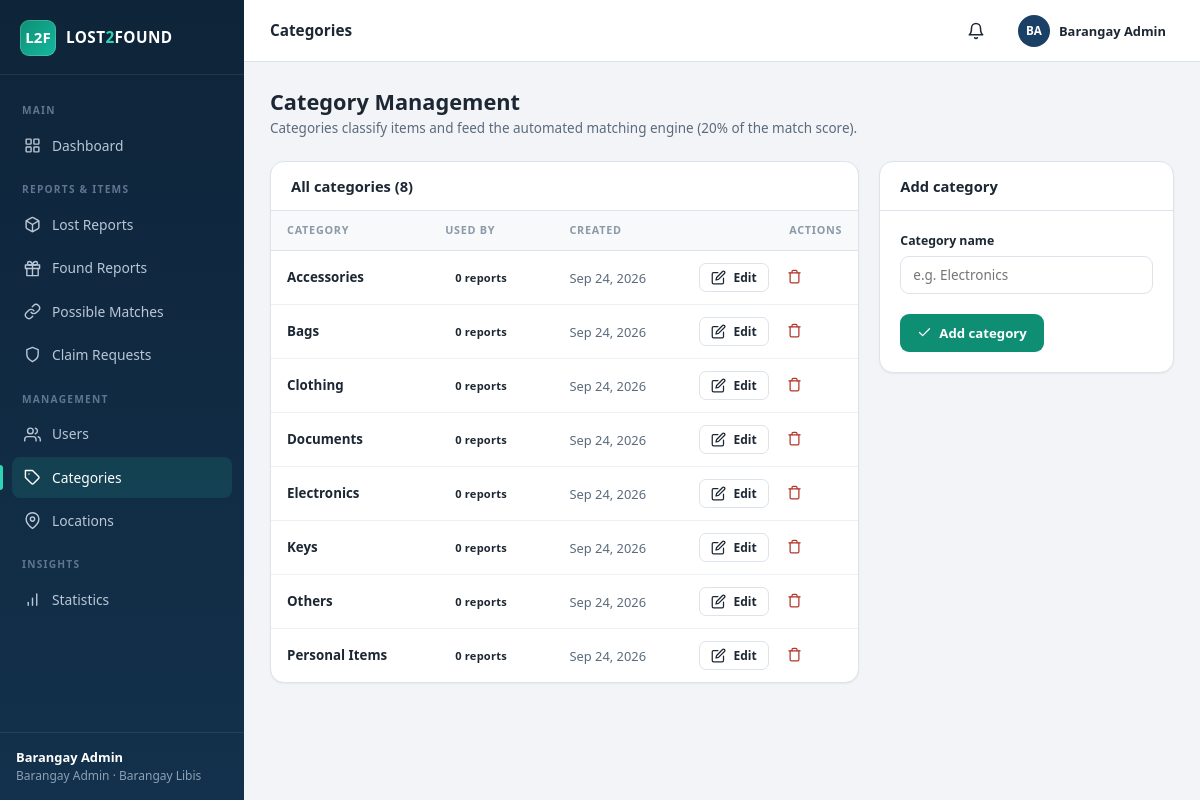
Screenshot of /admin/categories.php (signed in) with the database file from the repository.
### tables this page shows
CREATE TABLE IF NOT EXISTS categories (
  id            INT AUTO_INCREMENT PRIMARY KEY,
  category_name VARCHAR(80) NOT NULL UNIQUE,
  created_at    TIMESTAMP DEFAULT CURRENT_TIMESTAMP
);

### config/db.php (called while the page is built, shortened)
<?php
function get_db(): PDO {
    static $pdo = null;
    if ($pdo === null) {
        $dsn = 'mysql:host=' . DB_HOST . ';dbname=' . DB_NAME . ';charset=utf8mb4';
        try {
            $pdo = new PDO($dsn, DB_USER, DB_PASS, [
                PDO::ATTR_ERRMODE            => PDO::ERRMODE_EXCEPTION,
                PDO::ATTR_DEFAULT_FETCH_MODE => PDO::FETCH_ASSOC,
                PDO::ATTR_EMULATE_PREPARES   => false,
            ]);
        } catch (PDOException $e) {
            http_response_code(500);
            echo '<div style="font-family:Segoe UI,Arial,sans-serif;max-width:640px;margin:60px auto;padding:24px;border:1px solid #e5e9ef;border-radius:12px">'
               . '<h2 style="margin:0 0 8px;color:#b3261e">Database connection failed</h2>'
               . '<p style="color:#555">' . htmlspecialchars($e->getMessage()) . '</p>'
               . '<p style="color:#555">Make sure MySQL is running in XAMPP, then import the file '
               . '<strong>database/lost2found.sql</strong> via phpMyAdmin '
               . '(<a href="http://localhost/phpmyadmin"><strong>localhost/phpmyadmin</strong></a>).</p>'
               . '</div>';
            exit;
        }
    }
    return $pdo;
}

### admin/categories.php (the view, shortened to what this page needs)
<?php
require_once __DIR__ . '/../config/config.php';
$db = get_db();
$editCat = null;
$categories = $db->query(
    "SELECT c.*,
        (SELECT COUNT(*) FROM lost_items  l WHERE l.category_id = c.id)
      + (SELECT COUNT(*) FROM found_items f WHERE f.category_id = c.id) AS usage_count
     FROM categories c
     ORDER BY c.category_name"
)->fetchAll();
$title  = 'Categories';
$active = 'categories';
require __DIR__ . '/../includes/header.php';
?>
<div class="page-head">
  <div>
    <h1>Category Management</h1>
    <p>Categories classify items and feed the automated matching engine (20% of the match score).</p>
  </div>
</div>
<div class="grid-2-1">
  <div class="card">
    <div class="card-head"><h3>All categories (<?= count($categories) ?>)</h3></div>
    <div class="table-wrap">
      <table>
        <thead><tr><th>Category</th><th>Used by</th><th>Created</th><th class="td-actions">Actions</th></tr></thead>
        <tbody>
        <?php foreach ($categories as $c): ?>
          <tr>
            <td><strong><?= e($c['category_name']) ?></strong></td>
            <td><span class="badge badge-plain badge-plain"><?= (int)$c['usage_count'] ?> report<?= (int)$c['usage_count'] === 1 ? '' : 's' ?></span></td>
            <td class="muted small"><?= fmt_date($c['created_at']) ?></td>
            <td class="td-actions">
              <div class="actions">
                <a class="btn btn-outline btn-sm" href="<?= base_url('admin/categories.php?edit=' . (int)$c['id']) ?>">
                  <?= icon('edit', 'i i-sm') ?> Edit
                </a>
                <form method="post">
                  <button class="btn btn-ghost btn-sm" style="color:var(--danger)"
                          data-confirm="Delete category <?= e($c['category_name']) ?>? It cannot be deleted while item reports still use it.">
                    <?= icon('trash', 'i i-sm') ?>
                  </button>
                </form>
              </div>
            </td>
          </tr>
        <?php endforeach; ?>
        </tbody>
      </table>
    </div>
  </div>
  <div class="card">
    <div class="card-head"><h3><?= $editCat ? 'Edit category' : 'Add category' ?></h3></div>
    <div class="card-body">
      <form method="post" novalidate>
        <div class="field">
          <label for="category_name">Category name</label>
          <input class="input" id="category_name" name="category_name" maxlength="80"
                 value="<?= e($editCat['category_name'] ?? '') ?>" placeholder="e.g. Electronics" required>
        </div>
        <div class="flex mt-3">
          <button class="btn btn-teal" type="submit"><?= icon('check', 'i i-sm') ?> <?= $editCat ? 'Save changes' : 'Add category' ?></button>
        </div>
      </form>
    </div>
  </div>
</div>
<?php require __DIR__ . '/../includes/footer.php'; ?>

### includes/header.php (shortened to what this page needs)
<?php
require_once __DIR__ . '/../config/config.php';
$u       = current_user();
$isAdmin = is_admin();
$u['full_name'] = $u['full_name'] ?? 'User';
$db      = get_db();
if ($isAdmin) {
    $pendingMatches = (int)$db->query("SELECT COUNT(*) FROM matches WHERE status = 'pending'")->fetchColumn();
    $pendingClaims  = (int)$db->query("SELECT COUNT(*) FROM claim_requests WHERE status = 'pending'")->fetchColumn();
    $pendingUsers   = (int)$db->query("SELECT COUNT(*) FROM users WHERE status = 'pending'")->fetchColumn();
    $myMatches      = 0;
}
$navSections = $isAdmin ? [
    ['Main', [
        ['dashboard', 'admin/dashboard.php', 'dashboard', 'Dashboard', 0],
    ]],
    ['Reports & Items', [
        ['lost',    'admin/lost_items.php',  'box',    'Lost Reports',     0],
        ['found',   'admin/found_items.php', 'gift',   'Found Reports',    0],
        ['matches', 'admin/matches.php',     'link',   'Possible Matches', $pendingMatches],
        ['claims',  'admin/claims.php',      'shield', 'Claim Requests',   $pendingClaims],
    ]],
    ['Management', [
        ['users',      'admin/users.php',      'users', 'Users',      $pendingUsers],
        ['categories', 'admin/categories.php', 'tag',   'Categories', 0],
        ['locations',  'admin/locations.php',  'pin',   'Locations',  0],
    ]],
    ['Insights', [
        ['reports', 'admin/reports.php', 'chart', 'Statistics', 0],
    ]],
] : [
    ['Main', [
        ['dashboard', 'resident/dashboard.php', 'dashboard', 'Dashboard',    0],
        ['browse',    'resident/browse.php',    'search',    'Browse Items', 0],
    ]],
    ['My Reports', [
        ['lost',    'resident/lost_items.php',  'box',    'Lost Reports',     0],
        ['found',   'resident/found_items.php', 'gift',   'Found Reports',    0],
        ['matches', 'resident/matches.php',     'link',   'Possible Matches', $myMatches],
        ['claims',  'resident/claims.php',      'shield', 'My Claims',        0],
    ]],
    ['Account', [
        ['profile', 'resident/profile.php', 'user', 'My Profile', 0],
    ]],
];
$unread = unread_notifications();
?>
<!DOCTYPE html>
<html lang="en">
<head>
<link rel="stylesheet" href="<?= base_url('assets/css/style.css') ?>?v=<?= (int)filemtime(__DIR__ . '/../assets/css/style.css') ?>">
</head>
<body>
<div class="app">
  <aside class="sidebar">
    <div class="brand">
      <div class="brand-mark">L2F</div>
      <div class="brand-name">LOST<span>2</span>FOUND</div>
    </div>
    <nav class="nav">
      <?php foreach ($navSections as [$section, $navItems]): ?>
        <div class="nav-label"><?= e($section) ?></div>
        <?php foreach ($navItems as [$key, $href, $ico, $label, $count]): ?>
          <a href="<?= base_url($href) ?>" class="<?= ($active ?? '') === $key ? 'active' : '' ?>">
            <?= icon($ico) ?><span><?= e($label) ?></span>
          </a>
        <?php endforeach; ?>
      <?php endforeach; ?>
    </nav>
    <div class="sidebar-foot">
      <strong><?= e($u['full_name']) ?></strong>
      <?= $isAdmin ? 'Barangay Admin' : 'Resident' ?> · Barangay Libis
    </div>
  </aside>
  <div class="main">
    <header class="topbar">
      <h2><?= e($title ?? '') ?></h2>
      <details class="menu">
        <summary class="icon-btn<?= $unread > 0 ? ' has-unread' : '' ?>" aria-label="Notifications">
          <?= icon('bell') ?>
        </summary>
      </details>
      <details class="menu">
        <summary>
          <div class="avatar"><?= e(initials($u['full_name'])) ?></div>
          <span class="nowrap"><strong class="small"><?= e($u['full_name']) ?></strong></span>
        </summary>
      </details>
    </header>
    <main class="content">

### config/config.php (shortened to what this page needs)
<?php
require_once __DIR__ . '/db.php';
function base_url(string $path = ''): string {
    $script = str_replace('\\', '/', dirname($_SERVER['SCRIPT_NAME'] ?? '/'));
    $known  = ['admin', 'resident', 'auth', 'public', 'config'];
    foreach ($known as $seg) {
        $pos = strrpos($script, '/' . $seg);
        if ($pos !== false) {
            $script = substr($script, 0, $pos);
            break;
        }
    }
    return rtrim($script, '/') . '/' . ltrim($path, '/');
}
function e(?string $value): string {
    return htmlspecialchars((string)$value, ENT_QUOTES, 'UTF-8');
}
function current_user(): ?array {
    return $_SESSION['user'] ?? null;
}
function is_logged_in(): bool {
    return isset($_SESSION['user']);
}
function is_admin(): bool {
    return isset($_SESSION['user']['role']) && $_SESSION['user']['role'] === 'admin';
}
function initials(string $name): string {
    $parts = preg_split('/\s+/', trim($name)) ?: [];
    $ini = '';
    foreach (array_slice($parts, 0, 2) as $p) {
        if ($p !== '') $ini .= strtoupper($p[0]);
    }
    return $ini !== '' ? $ini : 'U';
}
function icon(string $name, string $class = 'i'): string {
    return '<svg class="' . e($class) . '" viewBox="0 0 24 24" aria-hidden="true">' . ($icons[$name] ?? '') . '</svg>';
}
function fmt_date(?string $date): string {
    return $date ? date('M j, Y', strtotime($date)) : '—';
}
function unread_notifications(): int {
    static $count = null;
    if ($count === null) {
        $stmt = get_db()->prepare(
            'SELECT COUNT(*) FROM notifications WHERE user_id = ? AND is_read = 0'
        );
        $stmt->execute([$_SESSION['user']['id']]);
        $count = (int)$stmt->fetchColumn();
    }
    return $count;
}

### includes/footer.php (shortened to what this page needs)
    </main>
  </div>
</div>
</body>
</html>

### rows the page displays
categories: category_name "Accessories", usage_count "0", created_at "Sep 24, 2026"
categories: category_name "Bags", usage_count "0", created_at "Sep 24, 2026"
categories: category_name "Clothing", usage_count "0", created_at "Sep 24, 2026"
categories: category_name "Documents", usage_count "0", created_at "Sep 24, 2026"
categories: category_name "Electronics", usage_count "0", created_at "Sep 24, 2026"
categories: category_name "Keys", usage_count "0", created_at "Sep 24, 2026"
categories: category_name "Others", usage_count "0", created_at "Sep 24, 2026"
categories: category_name "Personal Items", usage_count "0", created_at "Sep 24, 2026"

### other values shown
$section "MAIN"
$label "Dashboard"
$section "REPORTS & ITEMS"
$label "Lost Reports"
$label "Found Reports"
$label "Possible Matches"
$label "Claim Requests"
$section "MANAGEMENT"
$label "Users"
$label "Categories"
$label "Locations"
$section "INSIGHTS"
$label "Statistics"
$u['full_name'] "Barangay Admin"
$title "Categories"
